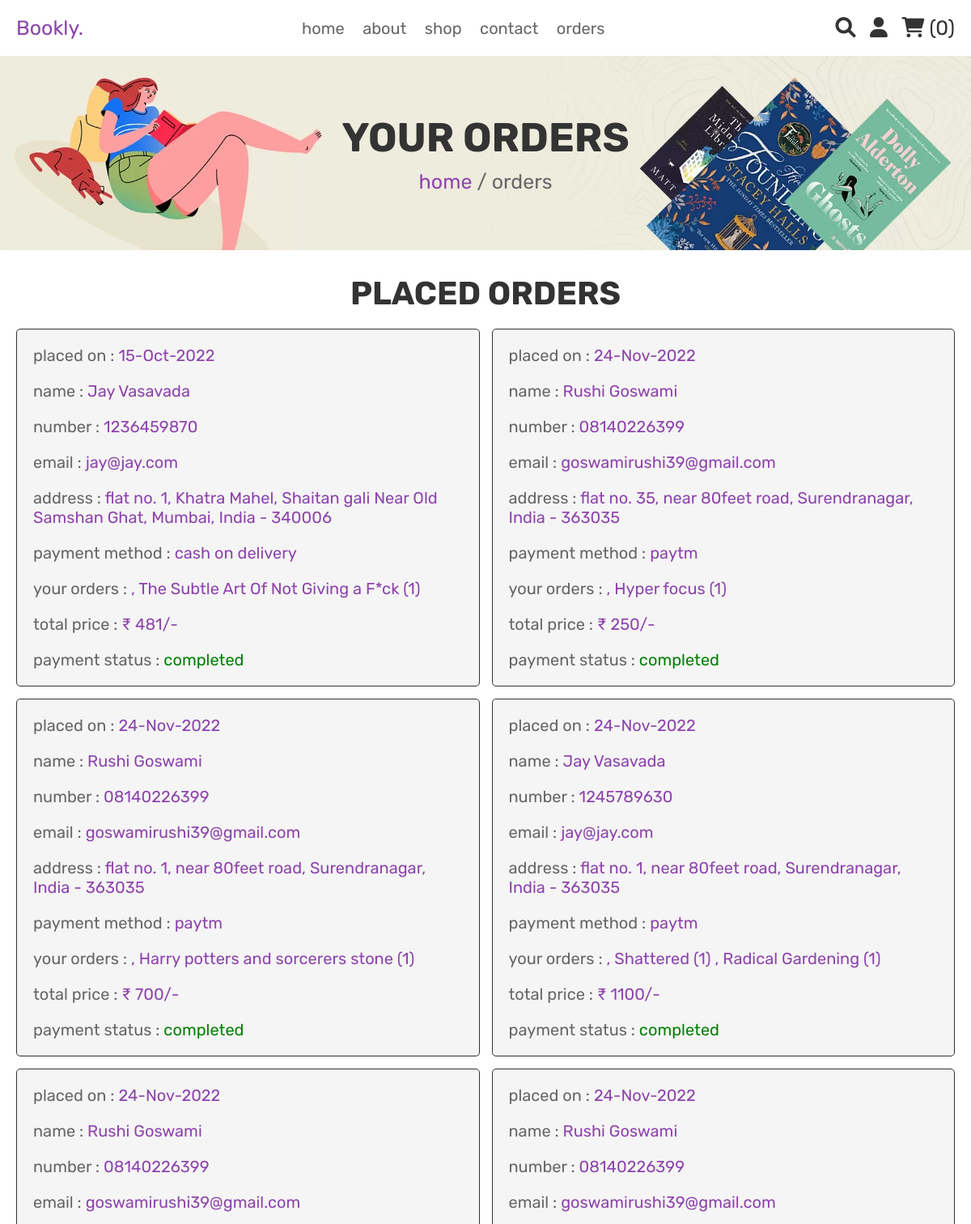
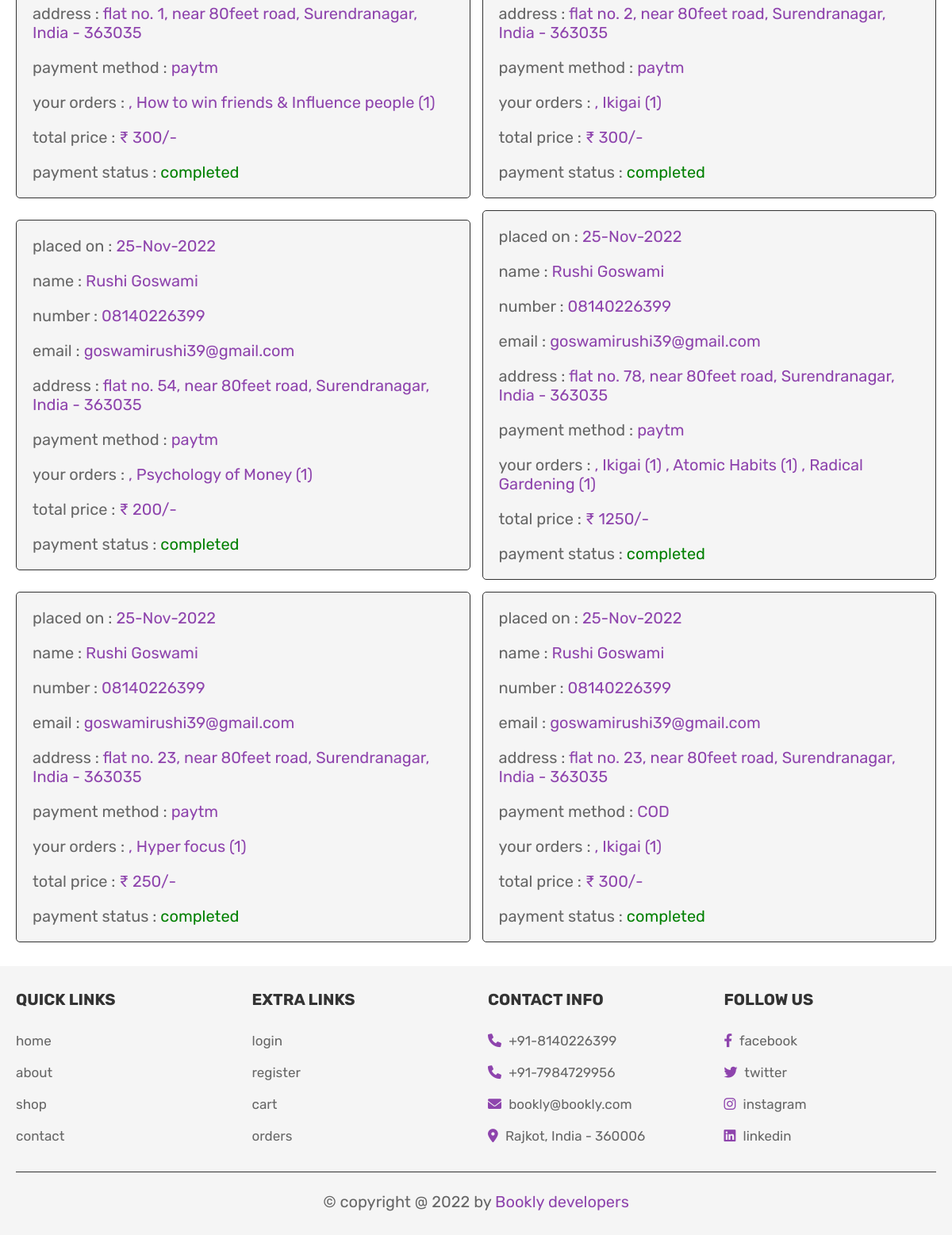
The app's page /orders.php (signed in) with its own data (2 pictures, top to bottom).
### tables this page shows
CREATE TABLE `orders` (
  `id` int(100) NOT NULL,
  `user_id` int(100) NOT NULL,
  `name` varchar(100) NOT NULL,
  `number` varchar(12) NOT NULL,
  `email` varchar(100) NOT NULL,
  `method` varchar(50) NOT NULL,
  `address` varchar(500) NOT NULL,
  `total_products` varchar(1000) NOT NULL,
  `total_price` int(100) NOT NULL,
  `placed_on` varchar(50) NOT NULL,
  `payment_status` varchar(20) NOT NULL DEFAULT 'pending'
);

### orders.php (the view, shortened to what this page needs)
<?php
include 'config.php';
$user_id = $_SESSION['user_id'];
?>
<!DOCTYPE html>
<html lang="en">
<head>
   <link rel="stylesheet" href="https://cdnjs.cloudflare.com/ajax/libs/font-awesome/6.0.0/css/all.min.css">
   <link rel="stylesheet" href="css/style.css">
</head>
<body>
   <?php include 'header.php'; ?>
   <div class="heading">
      <h3>your orders</h3>
      <p> <a href="home.php">home</a> / orders </p>
   </div>
   <section class="placed-orders">
      <h1 class="title">placed orders</h1>
      <div class="box-container">
         <?php
         $order_query = mysqli_query($conn, "SELECT * FROM `orders` WHERE user_id = '$user_id'") or die('query failed');
         if (mysqli_num_rows($order_query) > 0) {
            while ($fetch_orders = mysqli_fetch_assoc($order_query)) {
         ?>
               <div class="box">
                  <p> placed on : <span><?php echo $fetch_orders['placed_on']; ?></span> </p>
                  <p> name : <span><?php echo $fetch_orders['name']; ?></span> </p>
                  <p> number : <span><?php echo $fetch_orders['number']; ?></span> </p>
                  <p> email : <span><?php echo $fetch_orders['email']; ?></span> </p>
                  <p> address : <span><?php echo $fetch_orders['address']; ?></span> </p>
                  <p> payment method : <span><?php echo $fetch_orders['method']; ?></span> </p>
                  <p> your orders : <span><?php echo $fetch_orders['total_products']; ?></span> </p>
                  <p> total price : <span>&#8377; <?php echo $fetch_orders['total_price']; ?>/-</span> </p>
                  <p> payment status : <span style="color:<?php if ($fetch_orders['payment_status'] == 'pending') {
                                                               echo 'red';
                                                            } else {
                                                               echo 'green';
                                                            } ?>;"><?php echo $fetch_orders['payment_status']; ?></span> </p>
               </div>
         <?php
            }
         } else {
            echo '<p class="empty">no orders placed yet!</p>';
         }
         ?>
      </div>
   </section>
   <?php include 'footer.php'; ?>
</body>
</html>

### css/style.css (style rules this page uses)
:root { --purple:#8e44ad; --red:#c0392b; --orange:#f39c12; --black:#333; --white:#fff; --light-color:#666; --light-white:#ccc; --light-bg:#f5f5f5; --border:.1rem solid var(--black); --box-shadow:0 .5rem 1rem rgba(0,0,0,.1); }
* { font-family: 'Rubik', sans-serif; margin:0; padding:0; box-sizing: border-box; outline: none; border:none; text-decoration: none; transition:all .2s linear; }
html { font-size: 62.5%; overflow-x: hidden; }
section { padding:3rem 2rem; }
.title { text-align: center; margin-bottom: 2rem; text-transform: uppercase; color:var(--black); font-size: 4rem; }
.heading { min-height: 30vh; display: flex; flex-flow: column; align-items: center; justify-content: center; gap:1rem; background: url(../images/heading-bg.webp) no-repeat; background-size: cover; background-position: center; text-align: center; }
.heading h3 { font-size: 5rem; color:var(--black); text-transform: uppercase; }
.heading p { font-size: 2.5rem; color:var(--light-color); }
.heading p a { color:var(--purple); }
.placed-orders .box-container { max-width: 1200px; margin:0 auto; display:flex; flex-wrap: wrap; align-items: center; gap:1.5rem; }
.placed-orders .box-container .box { flex:1 1 40rem; border-radius: .5rem; padding:2rem; border:var(--border); background-color: var(--light-bg); padding:1rem 2rem; }
.placed-orders .box-container .box p { padding:1rem 0; font-size: 2rem; color:var(--light-color); }
.placed-orders .box-container .box p span { color:var(--purple); }

### records on screen
orders: placed_on "15-Oct-2022", name "Jay Vasavada", number "1236459870", email "jay@jay.com", address "flat no. 1, Khatra Mahel, Shaitan gali Near Old Samshan Ghat, Mumbai, India - 340006", method "cash on delivery", total_products ", The Subtle Art Of Not Giving a F*ck (1)", total_price "481", payment_status "completed"
orders: placed_on "24-Nov-2022", name "Rushi Goswami", number "08140226399", email "goswamirushi39@gmail.com", address "flat no. 35, near 80feet road, Surendranagar, India - 363035", method "paytm", total_products ", Hyper focus (1)", total_price "250", payment_status "completed"
orders: placed_on "24-Nov-2022", name "Rushi Goswami", number "08140226399", email "goswamirushi39@gmail.com", address "flat no. 1, near 80feet road, Surendranagar, India - 363035", method "paytm", total_products ", Harry potters and sorcerers stone (1)", total_price "700", payment_status "completed"
orders: placed_on "24-Nov-2022", name "Jay Vasavada", number "1245789630", email "jay@jay.com", address "flat no. 1, near 80feet road, Surendranagar, India - 363035", method "paytm", total_products ", Shattered (1) , Radical Gardening (1)", total_price "1100", payment_status "completed"
orders: placed_on "24-Nov-2022", name "Rushi Goswami", number "08140226399", email "goswamirushi39@gmail.com", address "flat no. 1, near 80feet road, Surendranagar, India - 363035", method "paytm", total_products ", How to win friends & Influence people (1)", total_price "300", payment_status "completed"
orders: placed_on "24-Nov-2022", name "Rushi Goswami", number "08140226399", email "goswamirushi39@gmail.com", address "flat no. 2, near 80feet road, Surendranagar, India - 363035", method "paytm", total_products ", Ikigai (1)", total_price "300", payment_status "completed"
orders: placed_on "25-Nov-2022", name "Rushi Goswami", number "08140226399", email "goswamirushi39@gmail.com", address "flat no. 54, near 80feet road, Surendranagar, India - 363035", method "paytm", total_products ", Psychology of Money (1)", total_price "200", payment_status "completed"
orders: placed_on "25-Nov-2022", name "Rushi Goswami", number "08140226399", email "goswamirushi39@gmail.com", address "flat no. 78, near 80feet road, Surendranagar, India - 363035", method "paytm", total_products ", Ikigai (1) , Atomic Habits (1) , Radical Gardening (1)", total_price "1250", payment_status "completed"
orders: placed_on "25-Nov-2022", name "Rushi Goswami", number "08140226399", email "goswamirushi39@gmail.com", address "flat no. 23, near 80feet road, Surendranagar, India - 363035", method "paytm", total_products ", Hyper focus (1)", total_price "250", payment_status "completed"
orders: placed_on "25-Nov-2022", name "Rushi Goswami", number "08140226399", email "goswamirushi39@gmail.com", address "flat no. 23, near 80feet road, Surendranagar, India - 363035", method "COD", total_products ", Ikigai (1)", total_price "300", payment_status "completed"

### other values on screen
$cart_rows_number "0"
